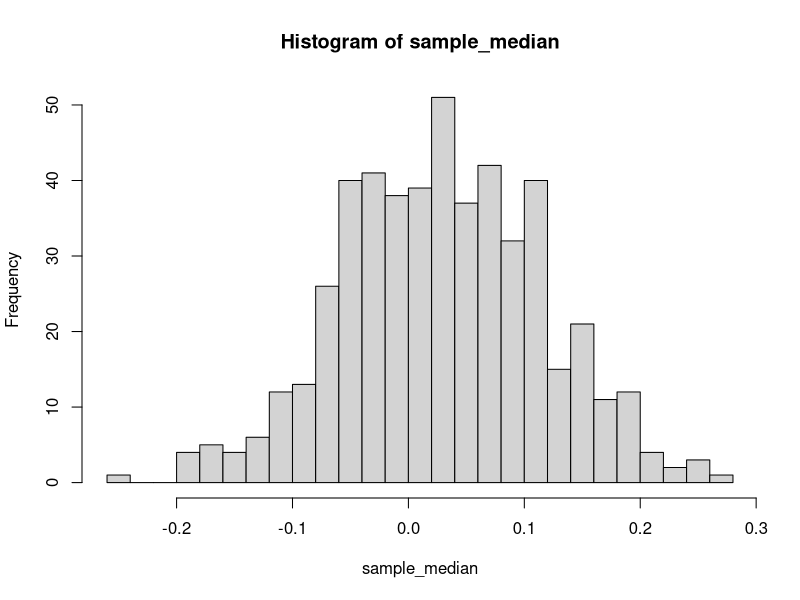

The R source for this figure: (Note: a time limit stopped this script after it produced the figure.)
## ---- chunk 1
library(dplyr)
library(stats4)
## ---- chunk 2
data <- rnorm(201)
## ---- chunk 3
nLL <- function(mean, sd){
  fs <- dnorm(
        x = data
      , mean = mean
      , sd = sd
      , log = TRUE
    ) 
  -sum(fs)
}
fit <- mle(
    nLL
  , start = list(mean = 0, sd = 1)
  , method = "L-BFGS-B"
  , lower = c(0, 0.01)
)

mean_sim <- coef(fit)[1]
sd_sim <- coef(fit)[2]

mean_sim
sd_sim
## ---- chunk 4
sample_median = rep(NA,500)

for(i in seq_along(sample_median)){
  sample_median[i] <- median(rnorm(201,mean=mean_sim, sd=sd_sim))
}

hist(sample_median, breaks=20)
## ---- chunk 5
ci <- quantile(sample_median, c(0.025, 0.975))
ci
## ---- chunk 6
generate_data <- function(N){ 
  #generate sample of size N
  rnorm(N) 
}

boot_ci <- function(data){
  #construct confidence interval
  R <- 5000
  sampdist <- rep(NA, R)
  mean_data = mean(data)
  sd_data = sd(data)
  for(i in 1:R){
    b <- rnorm(201,mean=mean_data,sd=sd_data)
    sampdist[i] <- median(b)
  }
  quantile(sampdist, c(0.025, 0.975))
}

capture_median <- function(ci){
  #calculate if 0 is inside the confidence interval
  1*(ci[1] < 0 & 0 < ci[2])
}

#run simulation
M <- 5000
captures <- rep(NA, M)
for(i in 1:M){
  captures[i] <- 
    201 %>% generate_data %>% boot_ci %>% capture_median
}

#calculate proportion of confidence intervals that contain 0.
capture_prob <- mean(captures)
capture_prob
